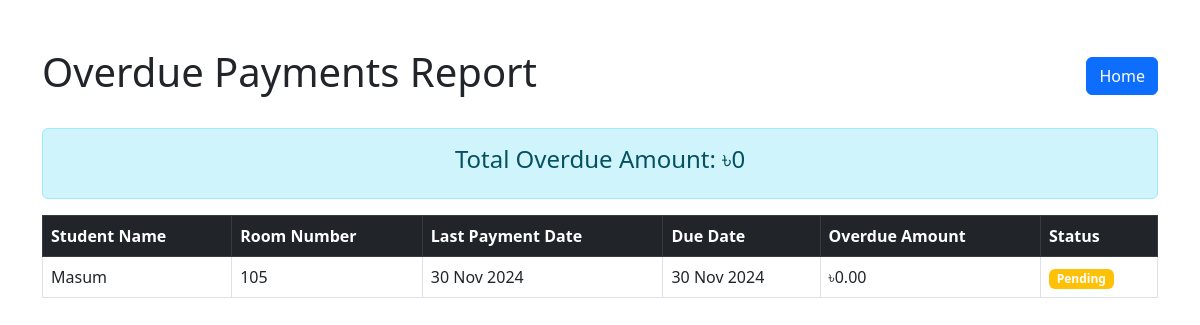
/overdue_payments/ (signed in), run on an earlier commit of the app's database.
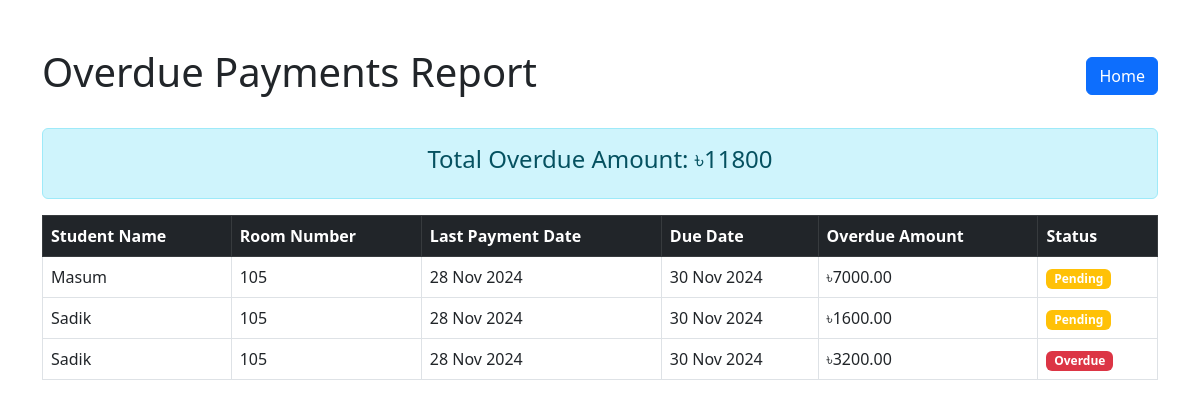
And on a later commit of the database.
### hostel/models.py (models this page shows, shortened)
class Payment(models.Model):
    student = models.ForeignKey(Student, on_delete=models.CASCADE)
    amount = models.DecimalField(max_digits=10, decimal_places=2)
    currency = models.CharField(max_length=3, default='BDT')
    status = models.CharField(max_length=20, choices=[('Pending', 'Pending'), (
        'Completed', 'Completed'), ('Overdue', 'Overdue')], default='Pending')
    payment_date = models.DateTimeField(null=True, blank=True)
    due_date = models.DateField(null=True, blank=True)
    is_due = models.BooleanField(default=False)
    overdue_amount = models.DecimalField(max_digits=10, decimal_places=2)
    reference = models.CharField(max_length=255, blank=True, null=True)
    room_number = models.CharField(max_length=10, blank=True, null=True)
    oprstamp = models.ForeignKey(
        User, on_delete=models.SET_NULL, null=True, blank=True)
    timestamp = models.DateTimeField(auto_now_add=True)
    transaction_id = models.CharField(max_length=255, blank=True, null=True)

class Student(models.Model):
    name = models.CharField(max_length=100)
    email = models.EmailField(unique=True)
    contact_number = models.CharField(max_length=15)
    nid = models.CharField(max_length=15)
    room = models.ForeignKey(Room, on_delete=models.SET_NULL, null=True)

class Room (models.Model):
    room_number = models.CharField(max_length=10, unique=True)
    capacity = models.IntegerField()
    occupied_beds = models.IntegerField(default=0)

### hostel/views.py (the view)
# urls.py: path('overdue_payments/', views.get_overdue_payments, name='overdue_payments'),
@login_required
def get_overdue_payments(request):
    payments_with_status = Payment.objects.annotate(
        last_payment_date=Max('payment_date')
    ).filter(
        due_date__lt=date.today(),  # Due date is earlier than today
        status__in=['Pending', 'Overdue']  # 'Unpaid'  # Only unpaid payments
    ).select_related('student', 'student__room')  # Ensure relationships exist
    total_due = payments_with_status.aggregate(
        total=Sum('overdue_amount')
    )['total'] or 0
    context = {
        'payments_with_status': payments_with_status,
        'total_due': total_due,
    }
    return render(request, 'hostel/overdue_report.html', context)

### hostel/templates/hostel/overdue_report.html (shortened to what this page needs)
<!DOCTYPE html>
<html lang="en">
<head>
    <link href="https://cdn.jsdelivr.net/npm/bootstrap@5.3.0-alpha1/dist/css/bootstrap.min.css" rel="stylesheet">
</head>
<body>
    <div class="container mt-5">
        <div class="d-flex justify-content-between align-items-center mb-4">
            <h1>Overdue Payments Report</h1>
            <a href="{% url 'home' %}" class="btn btn-primary">Home</a>
        </div>
        <div class="alert alert-info text-center" role="alert">
            <h4>Total Overdue Amount: ৳{{ total_due }}</h4>
        </div>
        <table class="table table-bordered table-hover">
            <thead class="table-dark">
                <tr>
                    <th>Student Name</th>
                    <th>Room Number</th>
                    <th>Last Payment Date</th>
                    <th>Due Date</th>
                    <th>Overdue Amount</th>
                    <th>Status</th>
                </tr>
            </thead>
            <tbody>
                {% for payment in payments_with_status %}
                <tr>
                    <td>{{ payment.student.name }}</td>
                    <td>{{ payment.student.room.room_number }}</td>
                    <td>
                        {% if payment.last_payment_date %}
                            {{ payment.last_payment_date|date:"d M Y" }}
                        {% else %}
                            Not Paid
                        {% endif %}
                    </td>
                    <td>{{ payment.due_date|date:"d M Y" }}</td>
                    <td>৳{{ payment.overdue_amount }}</td>
                    <td>
                        <span class="badge {% if payment.status == 'Overdue' %}bg-danger{% else %}bg-warning{% endif %}">
                            {{ payment.status }}
                        </span>
                    </td>
                </tr>
                {% empty %}
                <tr>
                    <td colspan="6" class="text-center">No overdue payments found.</td>
                </tr>
                {% endfor %}
            </tbody>
        </table>
    </div>
</body>
</html>

What changed in the data, as far as the page shows it:
changed Payment "Masum": last_payment_date "30 Nov 2024" → "28 Nov 2024"; overdue_amount "0.00" → "7000.00"
added Payment: student.name "Sadik", student.room.room_number "105", last_payment_date "28 Nov 2024", due_date "30 Nov 2024", overdue_amount "1600.00", status "Pending"
added Payment: student.name "Sadik", student.room.room_number "105", last_payment_date "28 Nov 2024", due_date "30 Nov 2024", overdue_amount "3200.00", status "Overdue"
Also different on the page:
{{ total_due }}: "0" → "11800"
